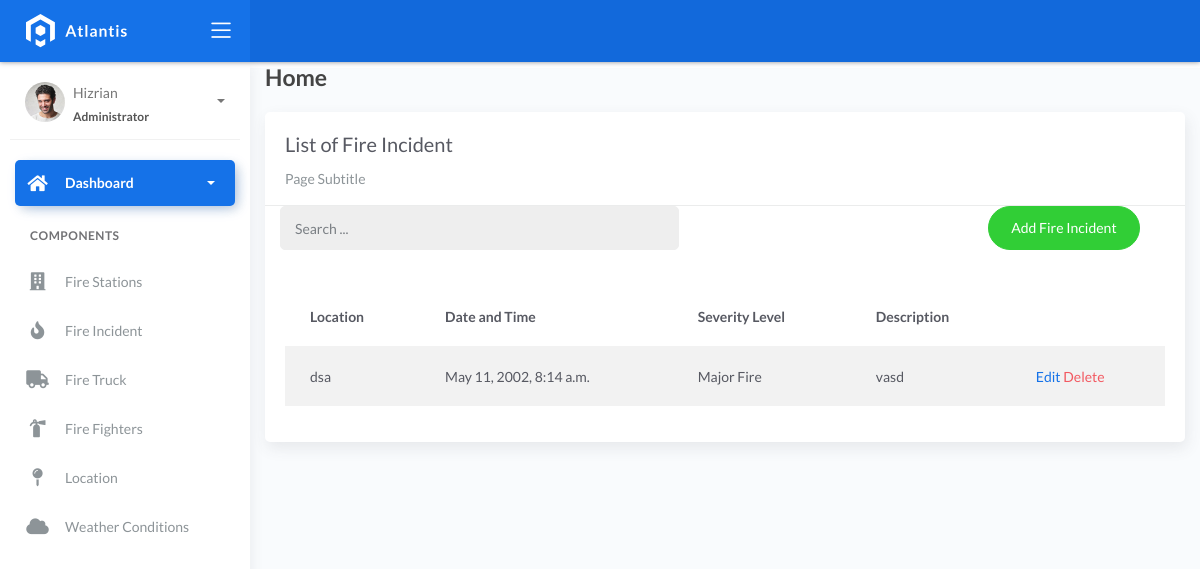
Page /incident/ on the earlier database version.
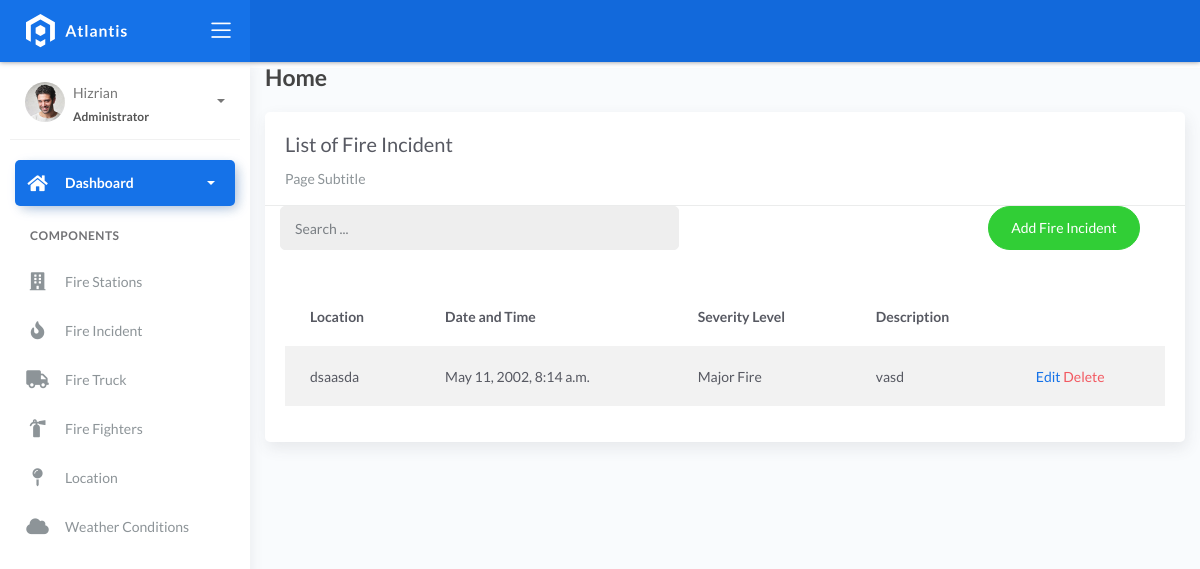
Same page on the later database version.
### fire/models.py (models this page shows, shortened)
class BaseModel(models.Model):
    created_at = models.DateTimeField(auto_now_add=True, db_index=True)
    updated_at = models.DateTimeField(auto_now=True)
    class Meta:
        abstract = True

class Incident(BaseModel):
    SEVERITY_CHOICES = (
        ('Minor Fire', 'Minor Fire'),
        ('Moderate Fire', 'Moderate Fire'),
        ('Major Fire', 'Major Fire'),
    )
    location = models.ForeignKey(Locations, on_delete=models.CASCADE)
    date_time = models.DateTimeField(blank=True, null=True)
    severity_level = models.CharField(max_length=45, choices=SEVERITY_CHOICES)
    description = models.CharField(max_length=250)

class Locations(BaseModel):
    name = models.CharField(max_length=150)
    latitude = models.DecimalField(
        max_digits=22, decimal_places=2, null=True, blank=True)
    longitude = models.DecimalField(
        max_digits=22, decimal_places=2, null=True, blank=True)
    address = models.CharField(max_length=150)
    city = models.CharField(max_length=150)  # can be in separate table
    country = models.CharField(max_length=150)  # can be in separate table
    def __str__(self):
        return self.address

### fire/views.py (the view, shortened to what this page needs)
# urls.py: path('incident/', IncidentListView.as_view(), name='incident'),
class IncidentListView(ListView):
    model = Incident
    context_object_name = 'incident'
    template_name = 'incident_list.html'
    paginate_by = 5
    def get_queryset(self, *args, **kwargs):
        qs = super().get_queryset(*args, **kwargs)
        return qs.order_by('id')

### templates/incident_list.html (shortened to what this page needs)
{% extends 'base.html' %}
{% load static %}
{% block content %}
<div class="content">
    <div class="container-fluid">
        <h4 class="page-title">Home</h4>
        <div class="row">
            <div class="col-md-12">
                <div class="card">
                    <div class="card-header">
                        <div class="card-title">List of Fire Incident</div>
                        <div class="card-category">Page Subtitle</div>
                    </div>
                    <div class="col-md-12 row">
                        <div class="col-md-6">
                            <form class="navbar-left navbar-form nav-search mr-md-3" action="">
                                <div class="input-group">
                                    <input type="text" placeholder="Search ..." class="form-control" />
                                    <div class="input-group-append">
                                        <span class="input-group-text">
                                        </span>
                                    </div>
                                </div>
                            </form>
                        </div>
                        <div class="col-md-6">
                            <div class="pull-right">
                                <a href="{% url 'incident-add' %}" class="btn btn-success btn-rounded">Add Fire Incident</a>
                            </div>
                        </div>
                    </div>
                    <div class="card-body">
                        <table class="table table-striped mt-3">
                            <thead>
                                <tr>
                                    <th scope="col">Location</th>
                                    <th scope="col">Date and Time</th>
                                    <th scope="col">Severity Level</th>
                                    <th scope="col">Description</th>
                                </tr>
                            </thead>
                            <tbody>
                                {% for object in object_list %}
                                <tr>
                                    <td>{{ object.location }}</td>
                                    <td>{{ object.date_time }}</td>
                                    <td>{{ object.severity_level }}</td>
                                    <td>{{ object.description }}</td>
                                    <td>
                                        <a href="{% url 'incident-update' object.pk %}">Edit</a>
                                        <a href="{% url 'incident-delete' object.pk %}" class="text-danger">Delete</a>
                                    </td>
                                    </tr>
                                    {% empty %}
                                    <tr>
                                        <td colspan="4" style="text-align: center">
                                            <p class="text-sm font-weight-bold mb-0">No Records Found</p>
                                        </td>
                                        </tr>
                                {% endfor %}
                            </tbody>
                        </table>
                    </div>
                </div>
            </div>
        </div>
    </div>
</div>
{% endblock %}

Differences in the rows shown:
changed Incident "Major Fire": location "dsa" → "dsaasda"
